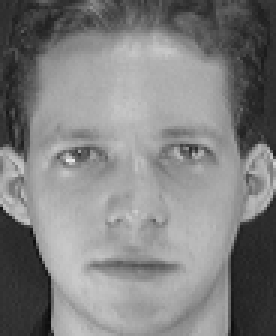
#> input picture att_faces/s1/1.pgm, 92 x 112 px, given in place of the camera (shown 3 times larger)
$ python facerec.py att_faces/s1/1.pgm   (Python 2 division)
#> lines starting #> are read from the running program, lines starting #| are printed output that depends on the picture
#train.py
import cv2, sys, numpy, os, time
size = 4
fn_haar = 'haarcascade_face.xml'
fn_dir = 'att_faces'
fn_name = sys.argv[1]
path = os.path.join(fn_dir, fn_name)
if not os.path.isdir(path):
    os.mkdir(path)
(im_width, im_height) = (112, 92)
haar_cascade = cv2.CascadeClassifier(fn_haar)
webcam = cv2.VideoCapture(0)
count = 0
while count < 25:
    print "Get Ready: "+str(count)
    time.sleep(2)

    (rval, im) = webcam.read()
#> im is the input picture: shape (112, 92, 3); min 11, max 234, mean 128.3
    im = cv2.flip(im, 1, 0)
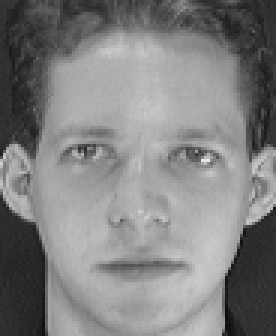
#> im: shape (112, 92, 3) (shown 3 times larger); min 11, max 234, mean 128.3
    gray = cv2.cvtColor(im, cv2.COLOR_BGR2GRAY)
    mini = cv2.resize(gray, (gray.shape[1] / size, gray.shape[0] / size))
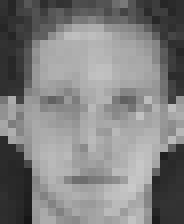
#> mini: shape (28, 23) (shown 8 times larger); min 22, max 201, mean 128.7
    faces = haar_cascade.detectMultiScale(mini)
#> faces = ()
    faces = sorted(faces, key=lambda x: x[3])
#> faces = []
    if faces:
        face_i = faces[0]
        (x, y, w, h) = [v * size for v in face_i]
        face = gray[y:y + h, x:x + w]
        face_resize = cv2.resize(face, (im_width, im_height))
        pin=sorted([int(n[:n.find('.')]) for n in os.listdir(path)
               if n[0]!='.' ]+[0])[-1] + 1
        cv2.imwrite('%s/%s.png' % (path, pin), face_resize)
        cv2.rectangle(im, (x, y), (x + w, y + h), (0, 255, 0), 3)
        cv2.putText(im, fn_name, (x - 10, y - 10), cv2.FONT_HERSHEY_PLAIN,
            1,(0, 255, 0))
        count += 1
    cv2.imshow('OpenCV', im)
    key = cv2.waitKey(10)
#> (key Esc is pressed here)
    if key == 27:
        break

$ run again, on att_faces/s1/10.pgm
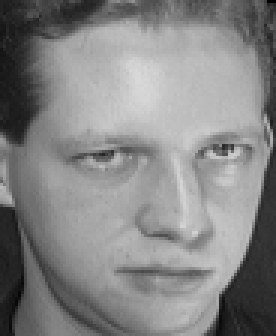
#> input picture att_faces/s1/10.pgm, 92 x 112 px, given in place of the camera (shown 3 times larger)
#> im is the input picture: shape (112, 92, 3); min 1, max 217, mean 132.8
#> `im = cv2.flip(im, 1, 0)`:
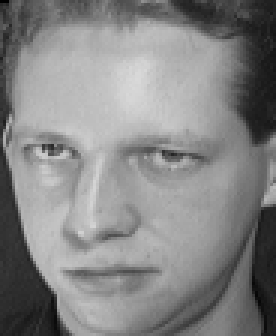
#> im: shape (112, 92, 3) (shown 3 times larger); min 1, max 217, mean 132.8
#> `mini = cv2.resize(gray, (gray.shape[1] / size, gray.shape[0] / size))`:
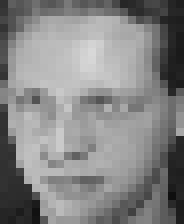
#> mini: shape (28, 23) (shown 8 times larger); min 15, max 216, mean 132.8
#> `faces = haar_cascade.detectMultiScale(mini)`: faces = ()
#> `faces = sorted(faces, key=lambda x: x[3])`: faces = []

$ run again, on att_faces/s1/2.pgm
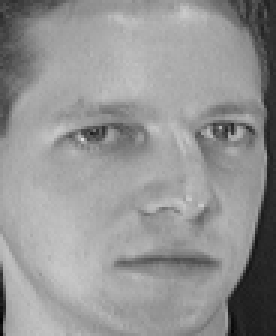
#> input picture att_faces/s1/2.pgm, 92 x 112 px, given in place of the camera (shown 3 times larger)
#> im is the input picture: shape (112, 92, 3); min 2, max 223, mean 148
#> `im = cv2.flip(im, 1, 0)`:
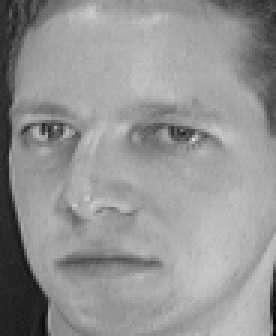
#> im: shape (112, 92, 3) (shown 3 times larger); min 2, max 223, mean 148
#> `mini = cv2.resize(gray, (gray.shape[1] / size, gray.shape[0] / size))`:
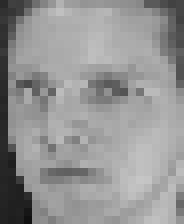
#> mini: shape (28, 23) (shown 8 times larger); min 17, max 198, mean 147.9
#> `faces = haar_cascade.detectMultiScale(mini)`: faces = ()
#> `faces = sorted(faces, key=lambda x: x[3])`: faces = []

$ run again, on att_faces/s1/3.pgm
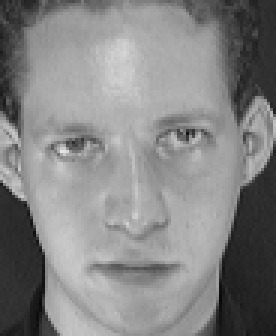
#> input picture att_faces/s1/3.pgm, 92 x 112 px, given in place of the camera (shown 3 times larger)
#> im is the input picture: shape (112, 92, 3); min 7, max 232, mean 132.6
#> `im = cv2.flip(im, 1, 0)`:
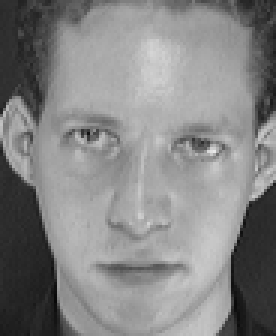
#> im: shape (112, 92, 3) (shown 3 times larger); min 7, max 232, mean 132.6
#> `mini = cv2.resize(gray, (gray.shape[1] / size, gray.shape[0] / size))`:
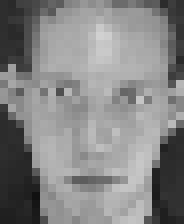
#> mini: shape (28, 23) (shown 8 times larger); min 18, max 209, mean 132.4
#> `faces = haar_cascade.detectMultiScale(mini)`: faces = ()
#> `faces = sorted(faces, key=lambda x: x[3])`: faces = []
